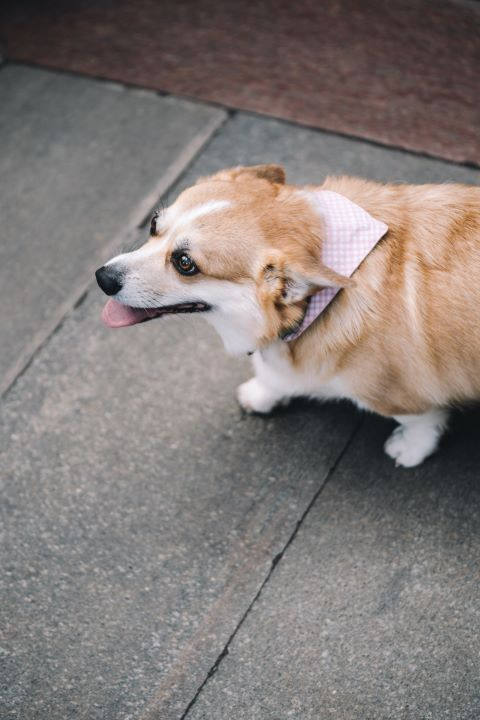
#> input picture Python/OpenCv_Python/Resources/dog.jpg, 480 x 720 px
$ python chapter6.py
#> lines starting #> are read from the running program, lines starting #| are printed output that depends on the picture
import cv2
import numpy as np
'''
Joining Images

'''
img = cv2.imread("Resources/dog.jpg")
#> img is the input picture: shape (720, 480, 3); mean B, G, R 119.9, 122.8, 130.8
'''
#imgHor = np.hstack((img,img)) #Horizontal stack of imgs
#vstack for vertical stack
#both of them must be same channel
#cv2.imshow("Horizontal",imgHor)
'''

imgGray = cv2.cvtColor(img, cv2.COLOR_BGR2GRAY)
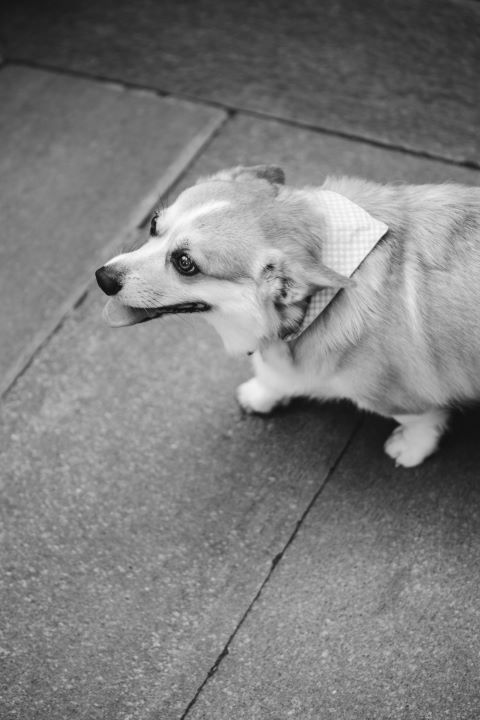
#> imgGray: shape (720, 480); min 4, max 254, mean 124.9

# for scaling image


def stackImages(scale, imgArray):
#> called with scale = 0.5
    rows = len(imgArray)
    cols = len(imgArray[0])
    rowsAvailable = isinstance(imgArray[0], list)
    width = imgArray[0][0].shape[1]
    height = imgArray[0][0].shape[0]
    if rowsAvailable:
        for x in range(0, rows):
            for y in range(0, cols):
                if imgArray[x][y].shape[:2] == imgArray[0][0].shape[:2]:
                    imgArray[x][y] = cv2.resize(
                        imgArray[x][y], (0, 0), None, scale, scale)
                else:
                    imgArray[x][y] = cv2.resize(
                        imgArray[x][y], (imgArray[0][0].shape[1], imgArray[0][0].shape[0]), None, scale, scale)
                if len(imgArray[x][y].shape) == 2:
                    imgArray[x][y] = cv2.cvtColor(
                        imgArray[x][y], cv2.COLOR_GRAY2BGR)
        imageBlank = np.zeros((height, width, 3), np.uint8)
        hor = [imageBlank]*rows
        hor_con = [imageBlank]*rows
        for x in range(0, rows):
            hor[x] = np.hstack(imgArray[x])
        ver = np.vstack(hor)
    else:
        for x in range(0, rows):
            if imgArray[x].shape[:2] == imgArray[0].shape[:2]:
                imgArray[x] = cv2.resize(
                    imgArray[x], (0, 0), None, scale, scale)
            else:
                imgArray[x] = cv2.resize(
                    imgArray[x], (imgArray[0].shape[1], imgArray[0].shape[0]), None, scale, scale)
            if len(imgArray[x].shape) == 2:
                imgArray[x] = cv2.cvtColor(imgArray[x], cv2.COLOR_GRAY2BGR)
        hor = np.hstack(imgArray)
        ver = hor
    return ver


imgStack = stackImages(0.5, ([img, imgGray, img], [img, img, img]))
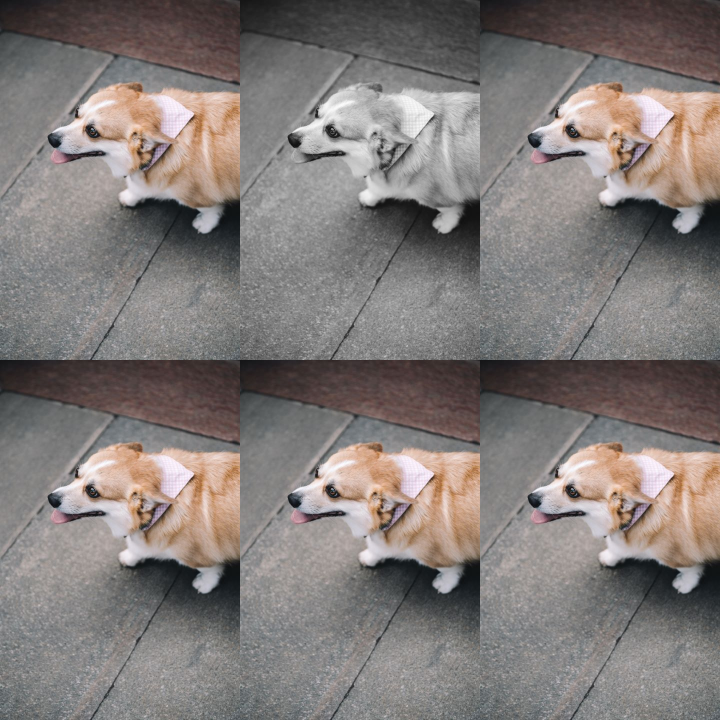
#> imgStack: shape (720, 720, 3); mean B, G, R 120.9, 123.3, 129.9
cv2.imshow("ImageStack", imgStack)
cv2.waitKey(0)

$ run again, with Python/OpenCv_Python/Resources/3.jpg copied over Python/OpenCv_Python/Resources/dog.jpg
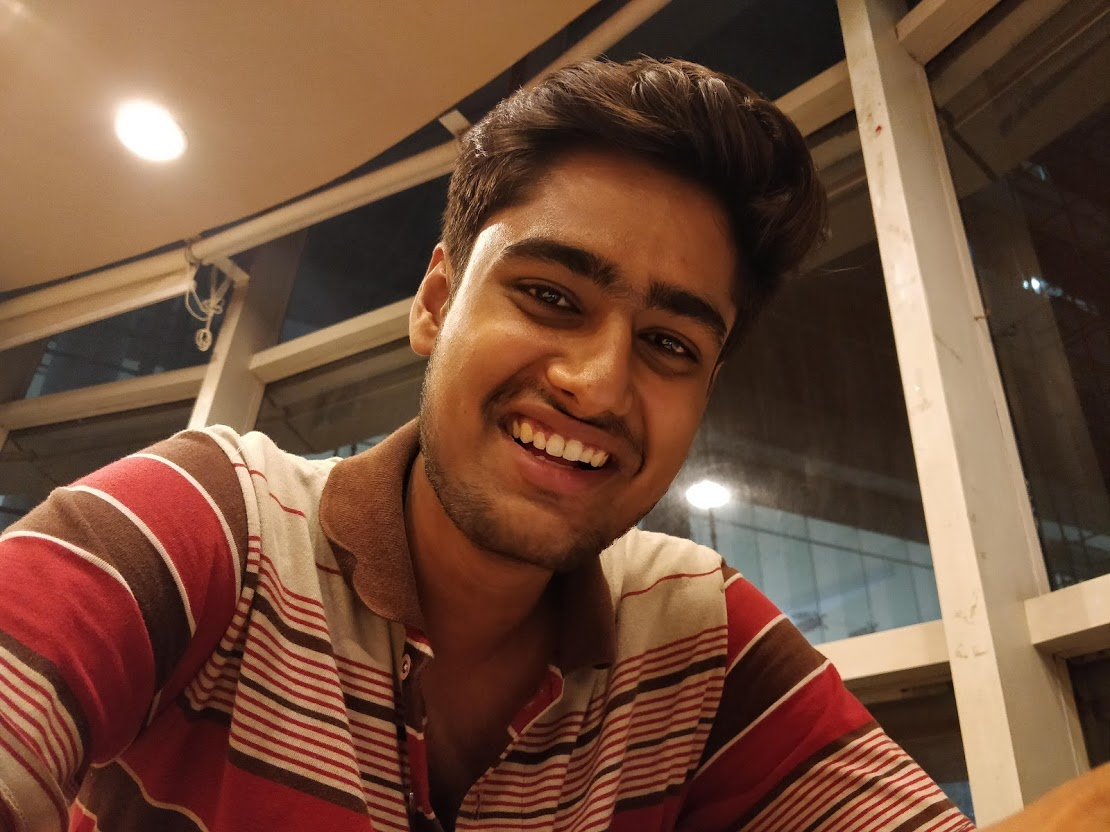
#> input picture Python/OpenCv_Python/Resources/3.jpg, 1110 x 832 px
#> img is the input picture: shape (832, 1110, 3); mean B, G, R 58.5, 78.4, 114.5
#> `imgGray = cv2.cvtColor(img, cv2.COLOR_BGR2GRAY)`:
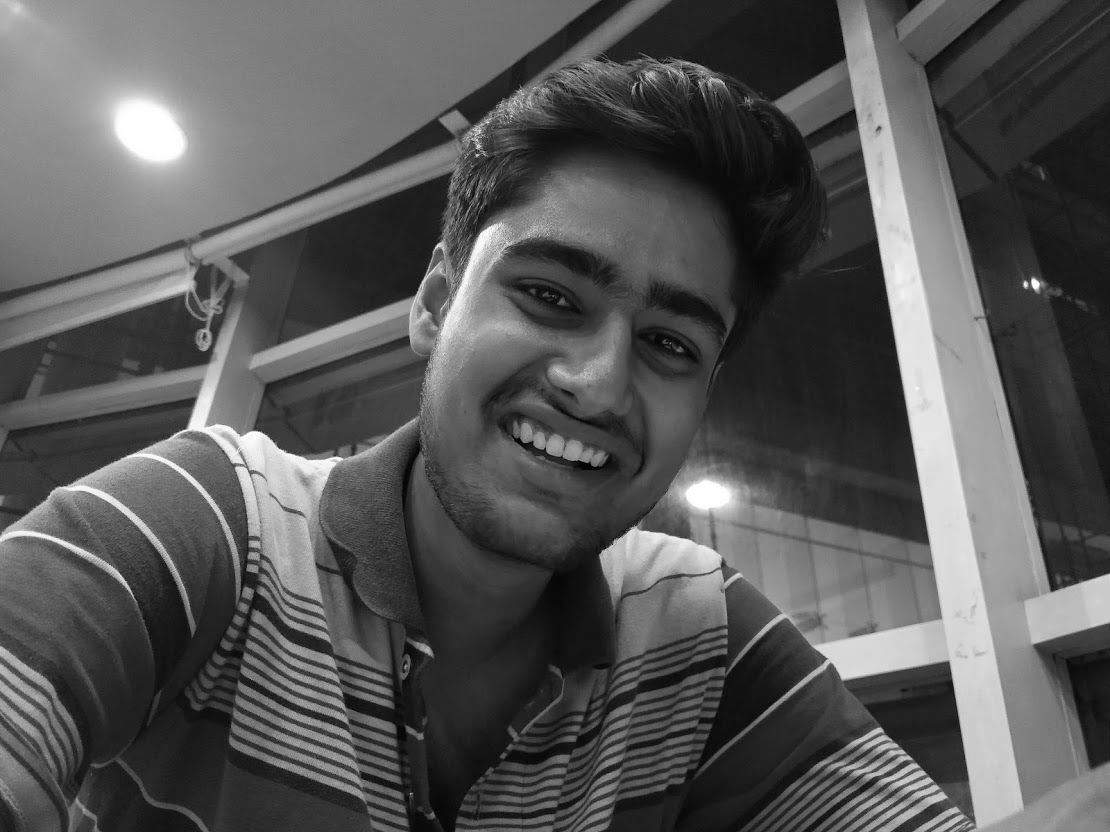
#> imgGray: shape (832, 1110); min 1, max 255, mean 86.9
#> `imgStack = stackImages(0.5, ([img, imgGray, img], [img, img, img]))`:
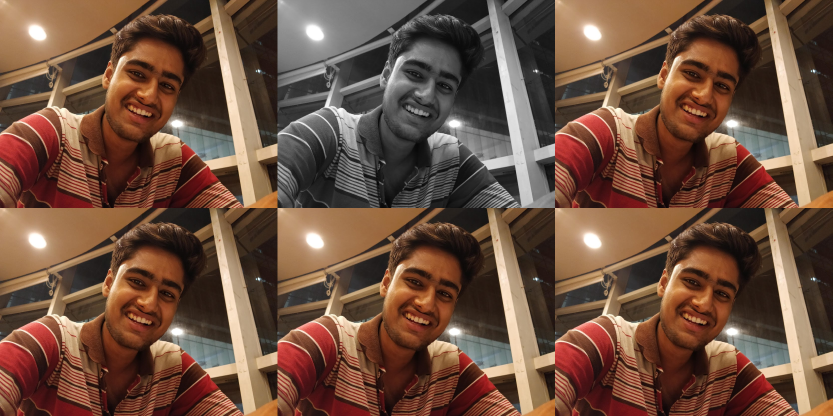
#> imgStack: shape (832, 1665, 3) (shown at 1/2 size); mean B, G, R 63.4, 79.9, 110.1

$ run again, with Python/OpenCv_Python/Resources/girl.jpg copied over Python/OpenCv_Python/Resources/dog.jpg
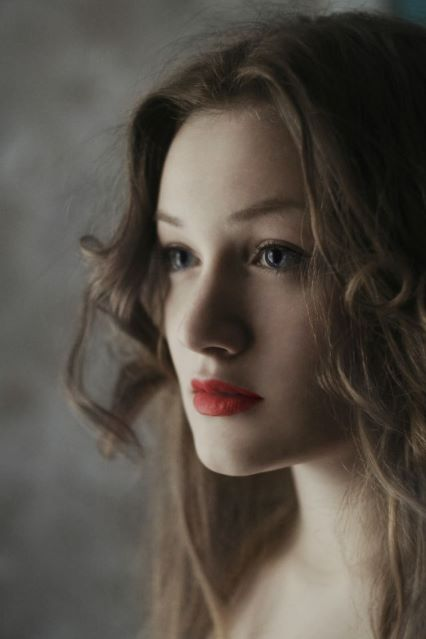
#> input picture Python/OpenCv_Python/Resources/girl.jpg, 426 x 639 px
#> img is the input picture: shape (639, 426, 3); mean B, G, R 70.5, 78.7, 85.6
#> `imgGray = cv2.cvtColor(img, cv2.COLOR_BGR2GRAY)`:
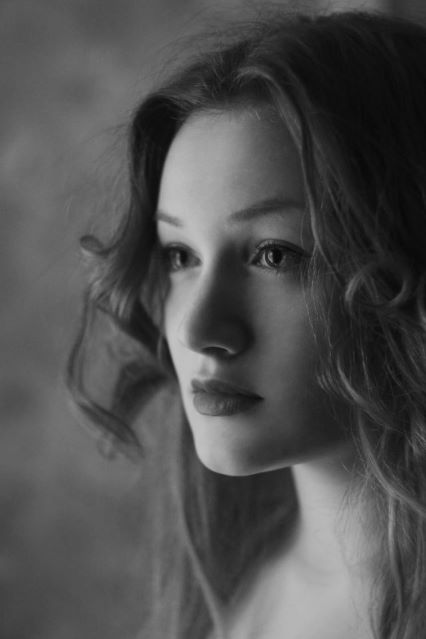
#> imgGray: shape (639, 426); min 4, max 199, mean 79.8
#> `imgStack = stackImages(0.5, ([img, imgGray, img], [img, img, img]))`:
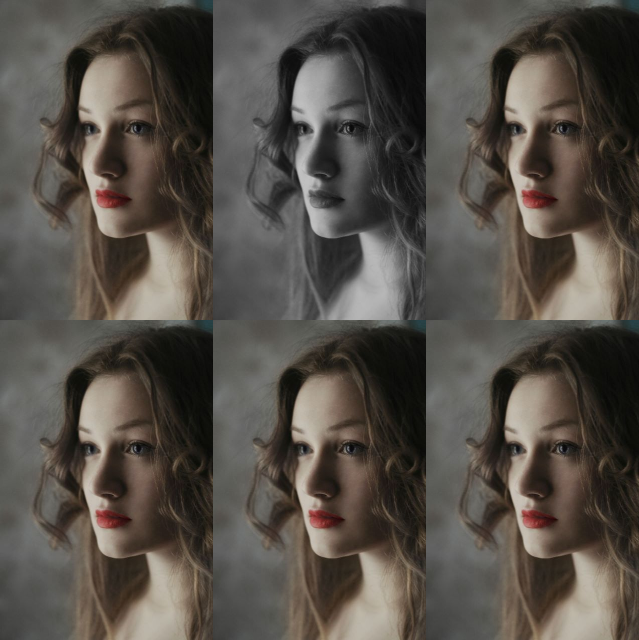
#> imgStack: shape (640, 639, 3); mean B, G, R 71.9, 78.8, 84.6

$ run again, with Python/OpenCv_Python/Resources/girl1.jpg copied over Python/OpenCv_Python/Resources/dog.jpg
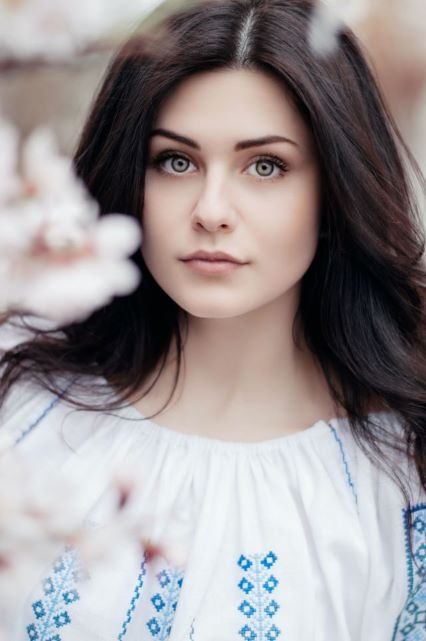
#> input picture Python/OpenCv_Python/Resources/girl1.jpg, 426 x 641 px
#> img is the input picture: shape (641, 426, 3); mean B, G, R 148.2, 146.9, 153.7
#> `imgGray = cv2.cvtColor(img, cv2.COLOR_BGR2GRAY)`:
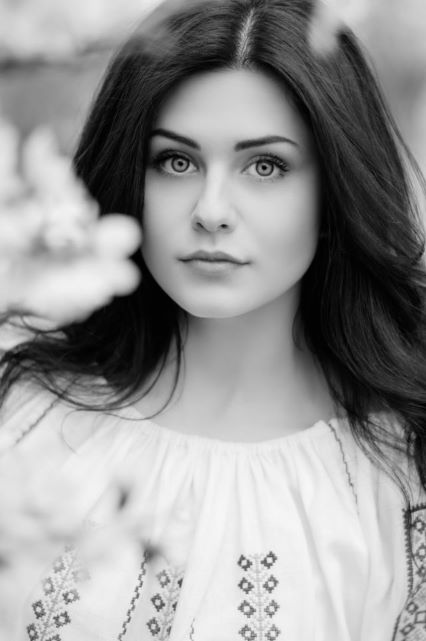
#> imgGray: shape (641, 426); min 0, max 248, mean 149.1
#> `imgStack = stackImages(0.5, ([img, imgGray, img], [img, img, img]))`:
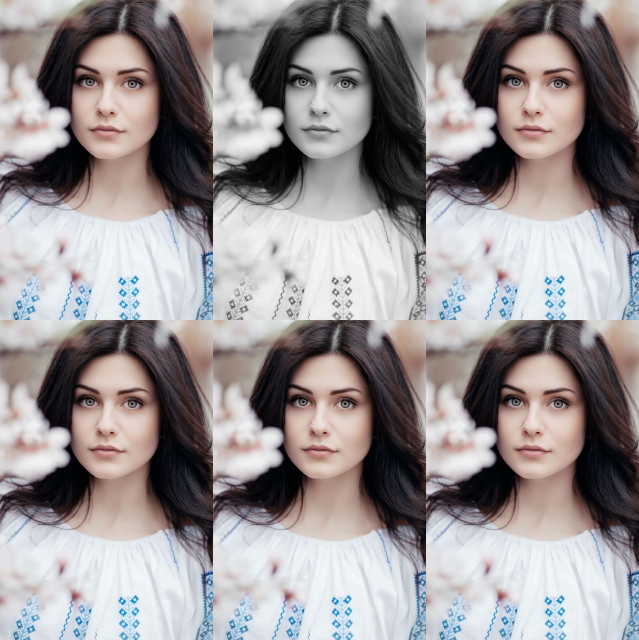
#> imgStack: shape (640, 639, 3); mean B, G, R 148.3, 147.1, 152.9
